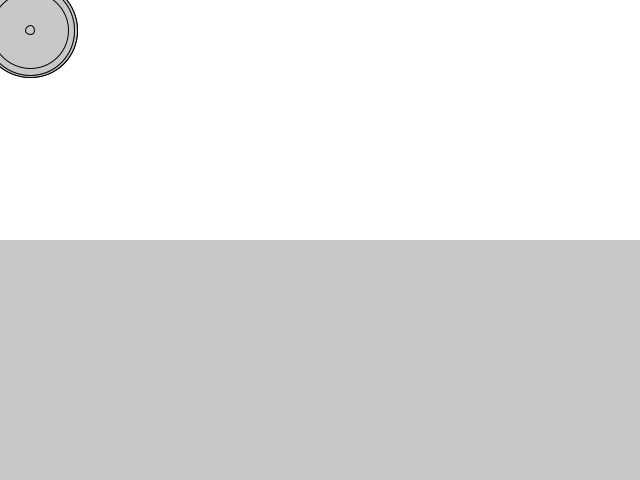
Frame 1 (no input)
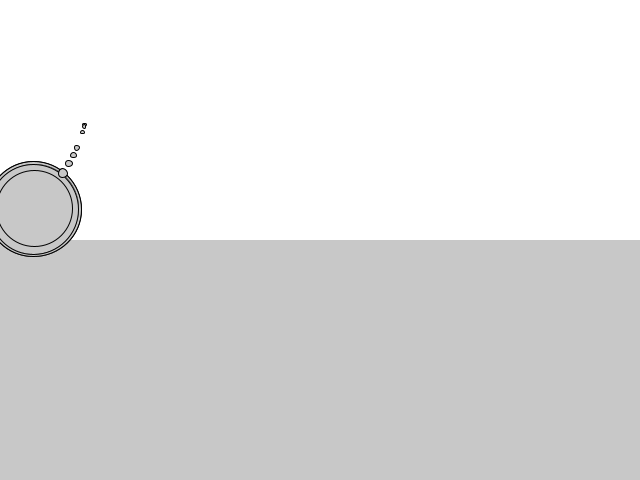
Frame 60 (the mouse pressed at the canvas centre just before this capture)
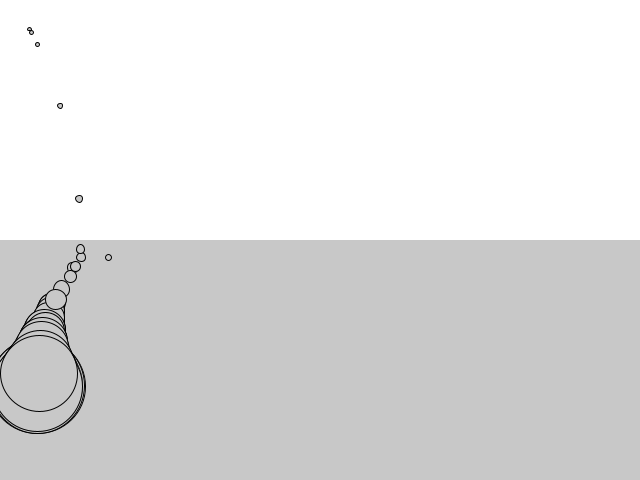
Frame 120 (the mouse held since frame 60 and released just before this capture)

The Processing sketch that drew these frames (run headless with seeded random() and noise(); from frame 60 on, the mouse is pressed at the canvas centre):

// Processing sketch: MassMover
// ── MassMover.pde

Mover[] movers = new Mover[50];

Liquid liquid;

void setup() {

  size(640, 480);
  background(255);

  for (int i = 0; i < movers.length; i++) {

    movers[i] = new Mover(random(0.1, 5), 0, 0);
  }
  liquid = new Liquid(0, height/2, width, height/2, 0.1);
}

void draw() {
 
 background(255);
 
 liquid.display();
 
 
 //making up forces
 PVector wind = new PVector(0.01, 0);
 //PVector gravity = new PVector(0, 0.1);
 
 for(int i = 0; i < movers.length; i++) {
  
   if(movers[i].isInside(liquid)) {
    
    movers[i].drag(liquid);
     
   }
   
   
   float m = movers[i].mass;
   
   float c = 0.01; //coefficient of friction
   float normal = 1; //normal force perp to object
   float frictionMag = c * normal; //calc friction magnitude
   PVector friction = movers[i].velocity.get(); 
   friction.mult(-1); //friction goes the opposite way from velocity
   friction.normalize();
   friction.mult(frictionMag);
   

   
   
   PVector gravity = new PVector(0, 0.1*m);  //if want to reflect real-world gravity, need to scale by mass
   
  movers[i].applyForce(friction); 
  movers[i].applyForce(wind);
  movers[i].applyForce(gravity);
  
  movers[i].update();
  movers[i].checkEdges();
  movers[i].display();
   
 }
  
}

// ── Liquid.pde
class Liquid {
 
 float x,y,w,h;
 
 float c;
 
 Liquid(float _x, float _y, float _w, float _h, float _c) {
  
   x = _x;
   y = _y;
   w = _w;
   h = _h;
   c = _c;
   
 }
 
 
 void display() {
  
  noStroke();
  fill(200);
  rect(x,y,w,h);
   
 }
 
  
}

// ── Mover.pde
class Mover {

  PVector location;
  PVector acceleration;
  PVector velocity;

  float mass;

  Mover(float m, float x, float y) {

    mass = m;

    location = new PVector(30, 30);
    velocity = new PVector(0, 0);
    acceleration = new PVector(0, 0);
  }

  void applyForce(PVector force) {

    PVector f = force.get(); //make a copy of force before using

    f.div(mass);

    acceleration.add(f);
  }

  void update() {

    velocity.add(acceleration); //motion 101
    location.add(velocity);

    acceleration.mult(0); //clear acceleration each time
  }

  void display() {

    stroke(0);
    fill(200);

    ellipse(location.x, location.y, mass*20, mass*20); //scale size according to mass
  }

  void checkEdges() {

    if (location.x > width) {
      location.x = width;
      velocity.x *= -1;
    } 
    else if (location.x < 0) {
      location.x = 0;
      velocity.x *= -1;
    }

    if (location.y > height) {
      velocity.y *= -1;
      location.y = height;
    }
  }

  boolean isInside(Liquid l) {

    if (location.x > l.x && location.x < l.x + l.w && location.y > l.y && location.y < l.y + l.h) {

      return true;
    } 
    else {

      return false;
    }
  }


  void drag(Liquid l) {

    float speed = velocity.mag();
    float dragMagnitude = l.c * speed * speed; //force's magnitude

    PVector drag = velocity.get();

    drag.mult(-1); //drag is opposite to velocity
    drag.normalize();

    drag.mult(dragMagnitude);  //magnitude & direction

    applyForce(drag);
  }
}
